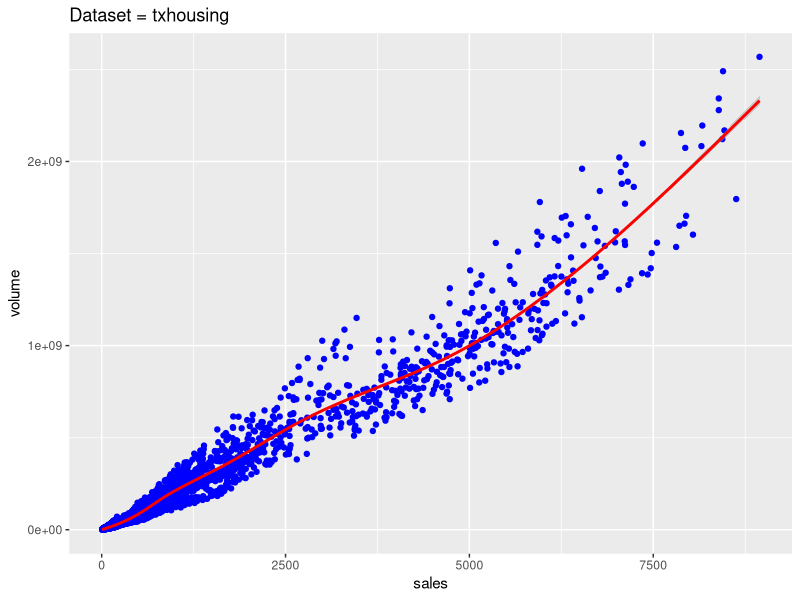

The R source for this figure:
# Title     : TODO
# Objective : TODO
# Created by: adria
# Created on: 4/09/2020

# Ejercicio 3
#Dado el dataset txhousing, construir el siguiente grafico

library(ggplot2)

dataset <- txhousing

grafico <- ggplot(dataset, aes(x=sales, y=volume)) + geom_point(color="blue") + geom_smooth(color="red") + ggtitle("Dataset = txhousing")
print(grafico)